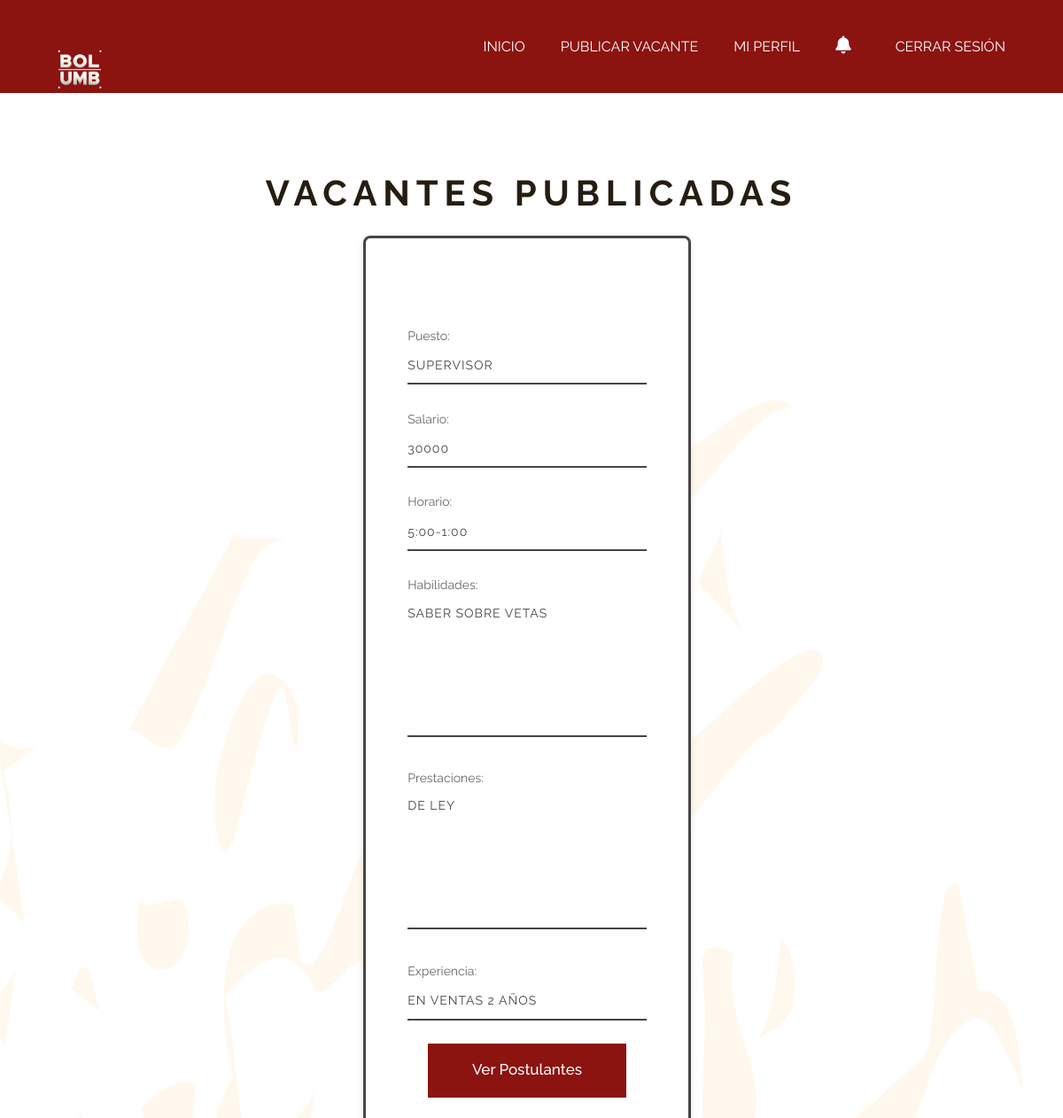
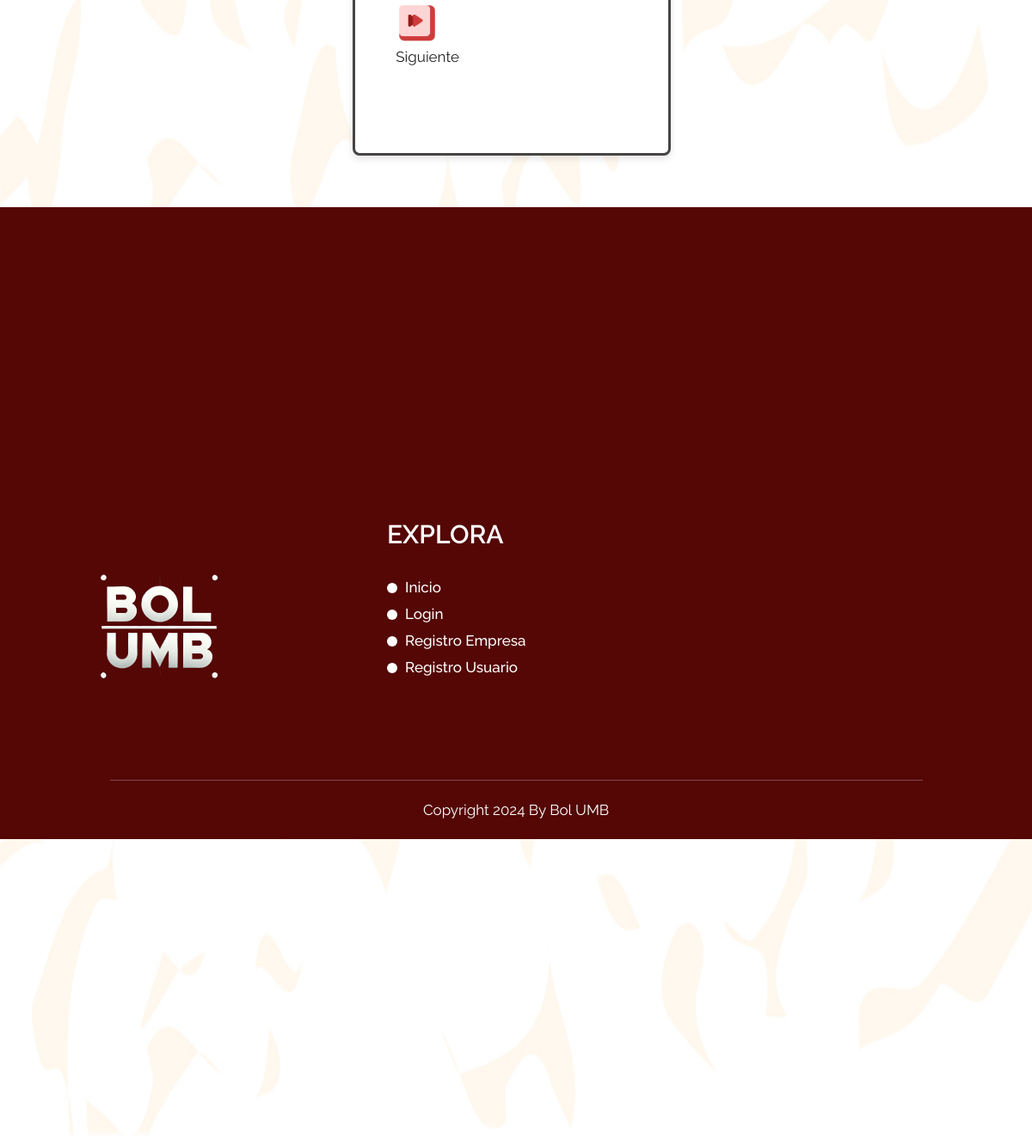
Page /vacantepos.php on the committed database (2 pictures, top to bottom).
### tables this page shows
CREATE TABLE `vacantes` (
  `id_vacante` int(11) NOT NULL,
  `id_empresa` int(11) NOT NULL,
  `puesto` varchar(45) NOT NULL,
  `salario` double NOT NULL,
  `horario` text NOT NULL,
  `habilidades` varchar(255) NOT NULL,
  `prestaciones` text NOT NULL,
  `experiencia` text NOT NULL,
  `tiempo_experiencia` varchar(20) NOT NULL,
  `formacion` text NOT NULL,
  `idioma` varchar(20) NOT NULL,
  `rol` varchar(255) NOT NULL
);

### vacantepos.php (the view, shortened to what this page needs)
<?php
$conexion = new mysqli("localhost", "root", "", "bolsatrabajo");
?>
<!DOCTYPE html>
<html lang="en">
   <head>
      <link rel="stylesheet" href="css/bootstrap.min.css">
      <link rel="stylesheet" href="css/style.css">
      <link rel="stylesheet" href="css/responsive.css">
      <link rel="stylesheet" href="https://cdnjs.cloudflare.com/ajax/libs/font-awesome/4.7.0/css/font-awesome.min.css">
      <link href="https://cdnjs.cloudflare.com/ajax/libs/font-awesome/6.0.0-beta3/css/all.min.css" rel="stylesheet">
   </head>
  <body class="main-layout">
      <header>
         <div class="head-top">
            <div class="container-fluid">
               <div class="row">
                  <div class="col-sm-3">
                     <div class="logo">
                        <a href="index.php"><img src="images/bol.png" height="500" width="90" /></a>
                     </div>
                  </div>
                  <div class="col-sm-9">
                     <ul class="email text_align_right">
                      <li class="d_none"> <a href="bienvenidoempresa.php">INICIO</a></li>
                        <li class="d_none"> <a href="publicarvacante.php">PUBLICAR VACANTE</a></li>
                     <li class="d_none"> <a href="miperfilempresa.php">MI PERFIL</a></li>
                     <li class="d_none">
    <a href="javascript:void(0);" id="notificaciones-toggle"> <i class="fas fa-bell"></i></a>
</li>
<li class="d_none"> <a href="logout.php">CERRAR SESIÓN</a></li>
                     </ul>
                  </div>
               </div>
            </div>
         </div>
      </header>
      <?php
$por_pagina = 1;
$pagina_actual = isset($_GET['pagina']) ? (int)$_GET['pagina'] : 1;
$inicio = ($pagina_actual - 1) * $por_pagina;
$sql = "SELECT * FROM vacantes LIMIT $inicio, $por_pagina";
$resultado = $conexion->query($sql);
$total_vacantes = $conexion->query("SELECT COUNT(*) as total FROM vacantes")->fetch_assoc()['total'];
$total_paginas = ceil($total_vacantes / $por_pagina);
?>
    <div class="services_main">
         <div class="container">
            <div class="row">
               <div class="col-md-12">
                  <div class="titlepage">
                  <h2>Vacantes Publicadas</h2>
                  <br>
                  <div class="parent-container">
                  <div class="cv-form">
                <?php if ($vacante = $resultado->fetch_assoc()): ?>
                    <form action="" method="POST" class="form-horizontal">
                       <fieldset>
                                <label for="puesto">Puesto:</label>
                                <input type="text" id="puesto" value="<?= htmlspecialchars($vacante['puesto']) ?>"  disabled>
                                <label for="salario">Salario:</label>
                                <input type="text" id="salario" value="<?= htmlspecialchars($vacante['salario']) ?>"  disabled>
                                <label for="horario">Horario:</label>
                                <input type="text" id="horario" value="<?= htmlspecialchars($vacante['horario']) ?>"  disabled>
                                <label for="habilidades">Habilidades:</label>
                                <textarea id="habilidades"  disabled><?= htmlspecialchars($vacante['habilidades']) ?></textarea>
                                <label for="prestaciones">Prestaciones:</label>
                                <textarea id="prestaciones"  disabled><?= htmlspecialchars($vacante['prestaciones']) ?></textarea>
                                <label for="experiencia">Experiencia:</label>
                                <input type="text" id="experiencia" value="<?= htmlspecialchars($vacante['experiencia'] . " " . $vacante['tiempo_experiencia']) ?>"  disabled>
                                <a href="postulantes.php?id_vacante=<?= $vacante['id_vacante'] ?>" class="read_more" style="display: block; margin: 0 auto;">Ver Postulantes</a>
                    </form>
                <?php endif; ?>
                <br>
                <div class="pagination">
                    <p>
                      <?php if ($pagina_actual < $total_paginas): ?>
                      <a href="?pagina=<?= $pagina_actual + 1 ?>"><img src="guardadas/siguiente.png" width="50"  height="50"</a>
                    <br>Siguiente</p>
                    <?php endif; ?>
        </div>
</div>
                  </div>
               </div>
            </div>
         </div>
      </div>
      <footer>
         <div class="footer">
            <div class="container">
               <div class="row">
                  <div class="col-md-10 offset-md-1">
                  </div>
                  <div class="col-md-4 col-sm-6">
                     <div class="reader">
                        <a href="index.html"><img src="images/bol.png" height="250" width="250"/></a>
                     </div>
                  </div>
                  <div class="col-md-2 col-sm-6">
                     <div class="reader">
                        <h3>Explora</h3>
                        <ul class="xple_menu">
                           <li><a href="index.php">Inicio</a></li>
                           <li><a href="login.php">Login</a></li>
                           <li><a href="registroempresa.php">Registro Empresa</a></li>
                           <li><a href="registro.php">Registro Usuario</a></li>
                        </ul>
                     </div>
                  </div>
                  <div class="col-md-3 col-sm-6">
                  </div>
               </div>
            </div>
            <div class="copyright text_align_center">
               <div class="container">
                  <div class="row">
                     <div class="col-md-10 offset-md-1">
                        <p>Copyright 2024 By <a href="https://html.design/"> Bol UMB</a></p>
                     </div>
                  </div>
               </div>
            </div>
         </div>
      </footer>
   </body>
</html>

### css/style.css (style rules this page uses)
body { color: #666666; font-size: 14px; font-family: 'Raleway', sans-serif; line-height: 1.80857; font-weight: normal; }
html { scroll-behavior: smooth; }
a { color: #1f1f1f; text-decoration: none !important; outline: none !important; -webkit-transition: all .3s ease-in-out; -moz-transition: all .3s ease-in-out; -ms-transition: all .3s ease-in-out; -o-transition: all .3s ease-in-out; transition: all .3s ease-in-out; }
h1, h2, h3, h4, h5, h6 { letter-spacing: 0; font-weight: normal; position: relative; padding: 0; font-weight: normal; line-height: normal; color: #111111; margin: 0 }
h2 { font-size: 22px }
h3 { font-size: 18px }
*, *::after, *::before { -webkit-box-sizing: border-box; -moz-box-sizing: border-box; box-sizing: border-box; }
ul, li, ol { margin: 0px; padding: 0px; list-style: none; }
p { margin: 0px; padding: 0; font-weight: 400; font-size: 17px; line-height: 28px; }
a { color: #222222; text-decoration: none; outline: none !important; }
a, .btn { text-decoration: none !important; outline: none !important; -webkit-transition: all .3s ease-in-out; -moz-transition: all .3s ease-in-out; -ms-transition: all .3s ease-in-out; -o-transition: all .3s ease-in-out; transition: all .3s ease-in-out; }
img { max-width: 100%; height: auto; }
.text_align_center { text-align: center; }
.text_align_right { text-align: right; }
.container { max-width: 1170px; }
header { height: 105px; background: #8b1310; width: 100%; padding: 33px 30px; }
ul.email { padding-top: 4px; display: flex; align-items: center; justify-content: end; flex-wrap: wrap; }
ul.email li { display: inline-block; color: #fff; padding: 0 20px; font-size: 17px; }
ul.email li a { font-size: 16px; }
ul.email li a { color: #fff; }
ul.email li i { color: #fff; font-size: 20px; padding-right: 10px; }
.titlepage { padding-bottom: 60px; }
.titlepage h2 { font-size: 40px; font-weight: 700; line-height: 46px; color: #251d12; text-transform: uppercase; }
.read_more { display: block; background: #8b1310; color: #fff; max-width: 224px; height: 61px; padding: 14px 0px; width: 100%; font-size: 17px; text-align: center; font-weight: 500; transition: ease-in all 0.5s; }
.services_main { padding-top: 90px; background: url(../images/service_bg.jpg); background-size: 100% 100%; background-position: center center; background-repeat: no-repeat; padding-bottom: 350px; }
.services_main .titlepage { padding-bottom: 60px; }
.footer { background: #540705; padding-top: 362px }
.reader h3 { color: #fff; font-size: 30px; text-transform: uppercase; font-weight: 600; padding-top: 1px; }
ul.xple_menu { padding-top: 29px; }
ul.xple_menu li a { font-size: 17px; color: #fff; line-height: 31px; font-weight: 500; position: relative; padding-left: 21px; }
ul.xple_menu li a::before { position: absolute; content: ""; background: #fff; width: 12px; height: 12px; border-radius: 20px; left: 0; top: 5px; }
.copyright p { margin-top: 54px; color: #fff; padding: 20px 0px; border-top: #814948 solid 1px; }
.copyright a { color: #fff; }

### vacantepos.php (style rules this page uses)
button, input, select, textarea { color: #5A5A5A; font: inherit; margin: 0; }
input { line-height: normal; }
textarea { overflow: auto; }
.parent-container { display: flex; justify-content: center; align-items: center; }
.cv-form { border: solid 3px #474544; min-width: 32.5%; max-width: 32.5%; box-sizing: border-box; padding: 10px; background-color: #fff; margin-right: 10px; border-radius: 8px; box-shadow: 0 4px 8px rgba(0, 0, 0, 0.1); }
form { padding: 37.5px; margin: 50px 0; }
h2 { color: #474544; font-size: 32px; font-weight: 700; letter-spacing: 7px; text-align: center; text-transform: uppercase; }
input[type='text'], [type='email'], [type='tel'], select, textarea { background: none; border: none; border-bottom: solid 2px #474544; color: #474544; font-size: 1.000em; font-weight: 400; letter-spacing: 1px; margin: 0em 0 1.875em 0; padding: 0 0 0.875em 0; text-transform: uppercase; width: 100%; -webkit-box-sizing: border-box; -moz-box-sizing: border-box; -ms-box-sizing: border-box; -o-box-sizing: border-box; box-sizing: border-box; -webkit-transition: all 0.3s; -moz-transition: all 0.3s; -ms-transition: all 0.3s; -o-transition: all 0.3s; transition: all 0.3s; }
textarea { line-height: 150%; height: 150px; resize: none; width: 100%; }

### rows in the picture
vacantes: puesto "supervisor", salario "30000", horario "5:00-1:00", habilidades "saber sobre vetas", prestaciones "de ley", experiencia+tiempo_experiencia "en ventas 2 años"
